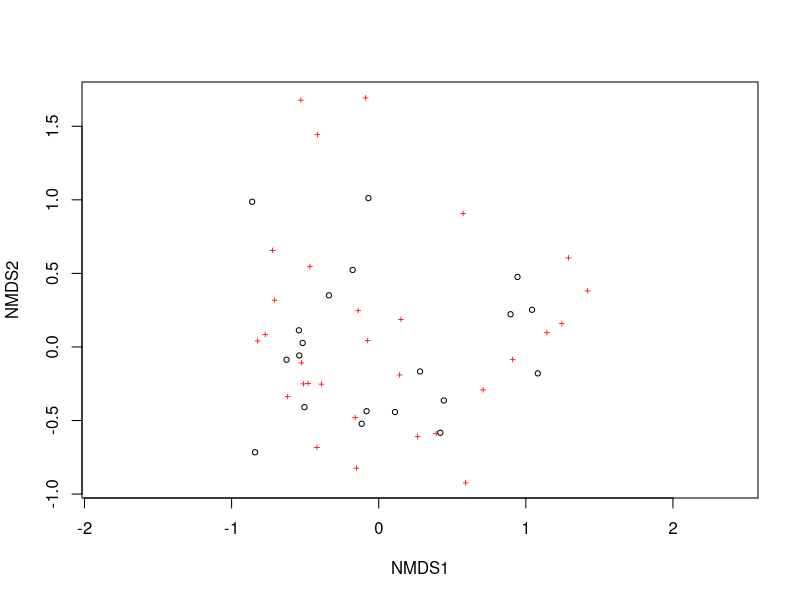
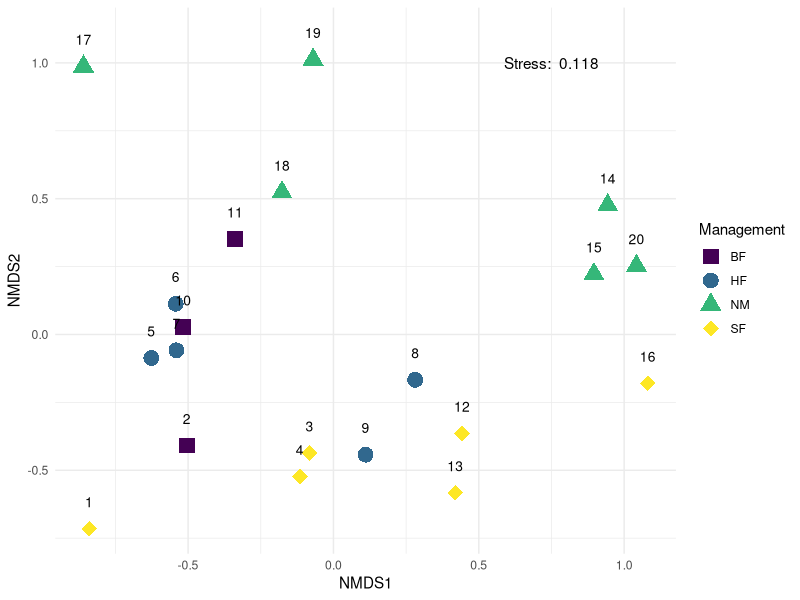

These charts were generated, in order, by the following R code: (Note: this script raises an error after producing the figures.)
#' @title: NMDS for SEER
#' @author: Dean A. Erasmus
#' @description
#' Non-metric Multidimensional Scaling for Soil Ecology and Entomology Research lab.

# setup ----------------

rm(list = ls())
getwd()

# packages
library(tidyverse)
library(vegan)

# data ----------------

# abundances; sample data; taxonomic data
data(dune); data(dune.env); data(dune.taxon)

# conserve the order of the data for joining later

# NMDS: Bray-Curtis ----------------

dune_mds <- metaMDS( # performs NMDS
  dune, # community data
  distance = 'bray', # Bray-Curtis is the standard for community abundances
  k = 2 # number of intended dimensions (X and Y)
)

# default plot
plot(dune_mds)

## NMDS plot data ----------------

dune_mds$stress # stress is important to report
dune_mds$points # this is what we want to plot

# NMDS points + environmental variables
# order must be conserved (ID) to reliably join these data
dune_mds.df <- bind_cols(dune_mds$points, dune.env) |>
  rownames_to_column('ID') |> 
  mutate(Method = 'Bray-Curtis') |> 
  rename(NMDS1 = MDS1, NMDS2 = MDS2)

dune_mds.df

## NMDS plot ----

dune_mds.gg <- dune_mds.df |> 
  
  # plot
  ggplot(aes(x = NMDS1, y = NMDS2, label = ID,
    shape = Management, colour = Management)) +
  
  # plot points
  geom_point(size = 5, alpha = 1) +
  scale_shape_manual(values = c(15, 16, 17, 18)) + # 4 management levels
  scale_color_viridis_d(option = 'D') +
  
  # plot text
  geom_text(col = 'black', size = 10, size.unit = 'pt',
    nudge_y = 0.1, nudge_x = 0) + # reposition the text above/below (y) or left/right (x)
  # remove colour to inherit above values
  
  # stress value
  annotate('text', x = 0.75, y = 1.0, # manually select position of the text
    label = paste('Stress: ', round(dune_mds$stress, 3))) +

  # plot theme and axes
  labs(color = "Management", shape = "Management") + # for legend
  theme_minimal() +
  theme(legend.position = 'right') # blank removes legend, else: bottom, top, left, or right

dune_mds.gg # view plot

# save file as svg
ggsave(
  filename = 'plots/nmds.svg', # file name and path
  plot = dune_mds.gg, # plot object to save
  width = 2048, height = 1536, # plot dimensions
  units = 'px', # units of plot dimensions (px = pixel)
  bg = 'transparent' # background colour (can be white)
)

# NMDS: Bray-Curtis + Jaccard ----------------

# Jaccard data
dune_mds_j <- metaMDS( # performs NMDS
  dune, # community data
  distance = 'jaccard', #
  k = 2 # number of intended dimensions (X and Y)
)

dune_mds_j$stress
dune_mds_j$points

# NMDS points
dune_mds.df_j <- bind_cols(dune_mds_j$points, dune.env) |>
  rownames_to_column('ID') |> 
  mutate(Method = 'Jaccard') |> 
  rename(NMDS1 = MDS1, NMDS2 = MDS2)

## Bray-Curtis + Jaccard plot data ----------------

dune_mds.df_new <- bind_rows(dune_mds.df, dune_mds.df_j)

## NMDS plot with 2 methods ----------------

dune_mds.gg_new <- dune_mds.df_new |> 
  
  # plot
  ggplot(aes(x = NMDS1, y = NMDS2, label = ID,
    shape = Management, colour = Method)) +

  # plot points
  geom_point(size = 5, alpha = 0.75) +
  scale_shape_manual(values = c(15, 16, 17, 18)) + # 4 management levels

  # plot theme and axes
  labs(color = "Management", shape = "Method") + # for legend
  theme_minimal() +
  theme(legend.position = 'right') # blank removes legend, else: bottom, top, left, or right

dune_mds.gg_new # view plot

# save file as svg
ggsave(
  filename = 'plots/nmds_BCJ.svg', # file name and path
  plot = dune_mds.gg_new, # plot object to save
  width = 2048, height = 1536, # plot dimensions
  units = 'px', # units of plot dimensions (px = pixel)
  bg = 'transparent' # background colour (can be white)
)

# save objects ----------------

save(dune_mds.gg, dune_mds.gg_new, file = 'R/nmds_plots')
